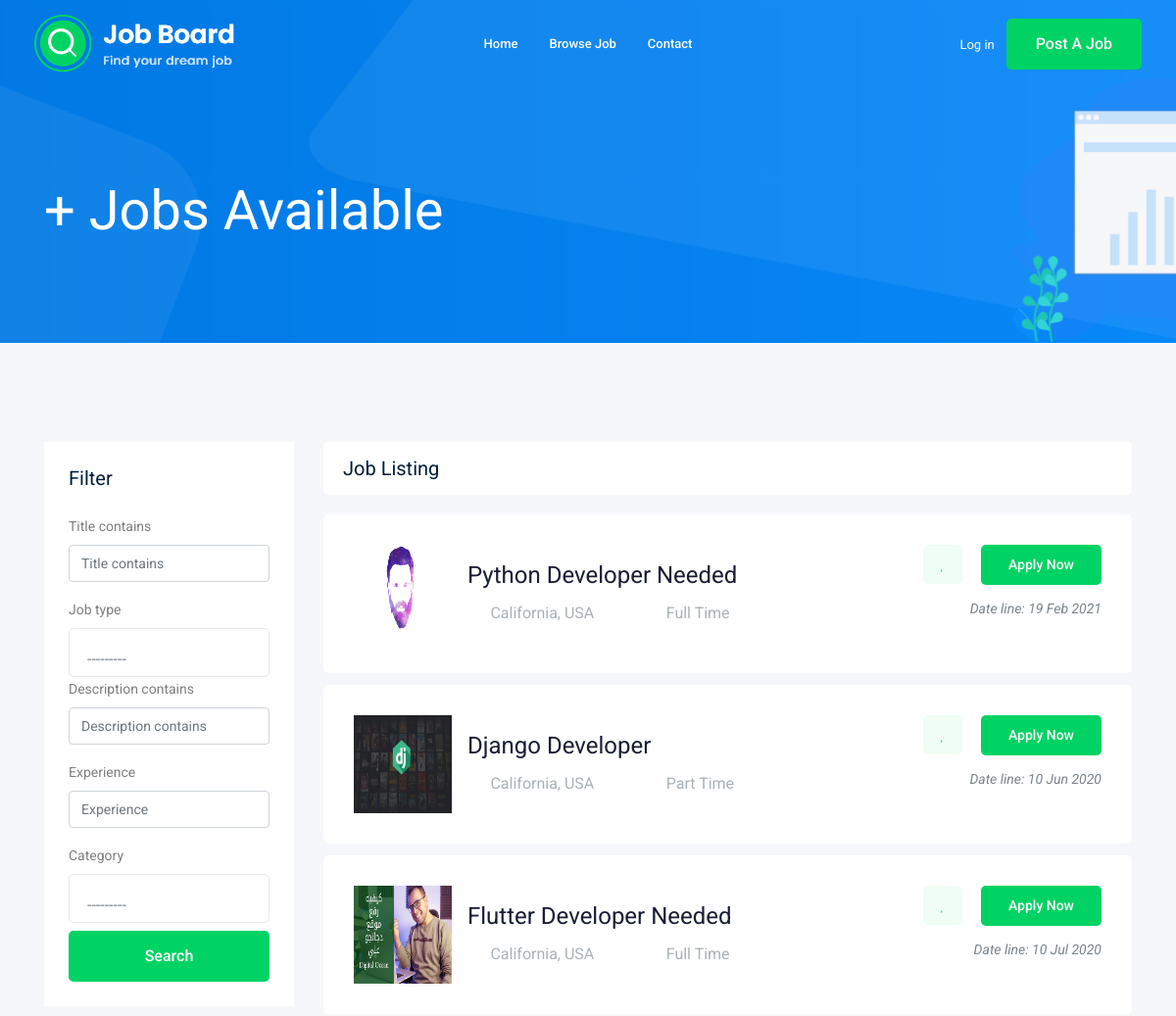
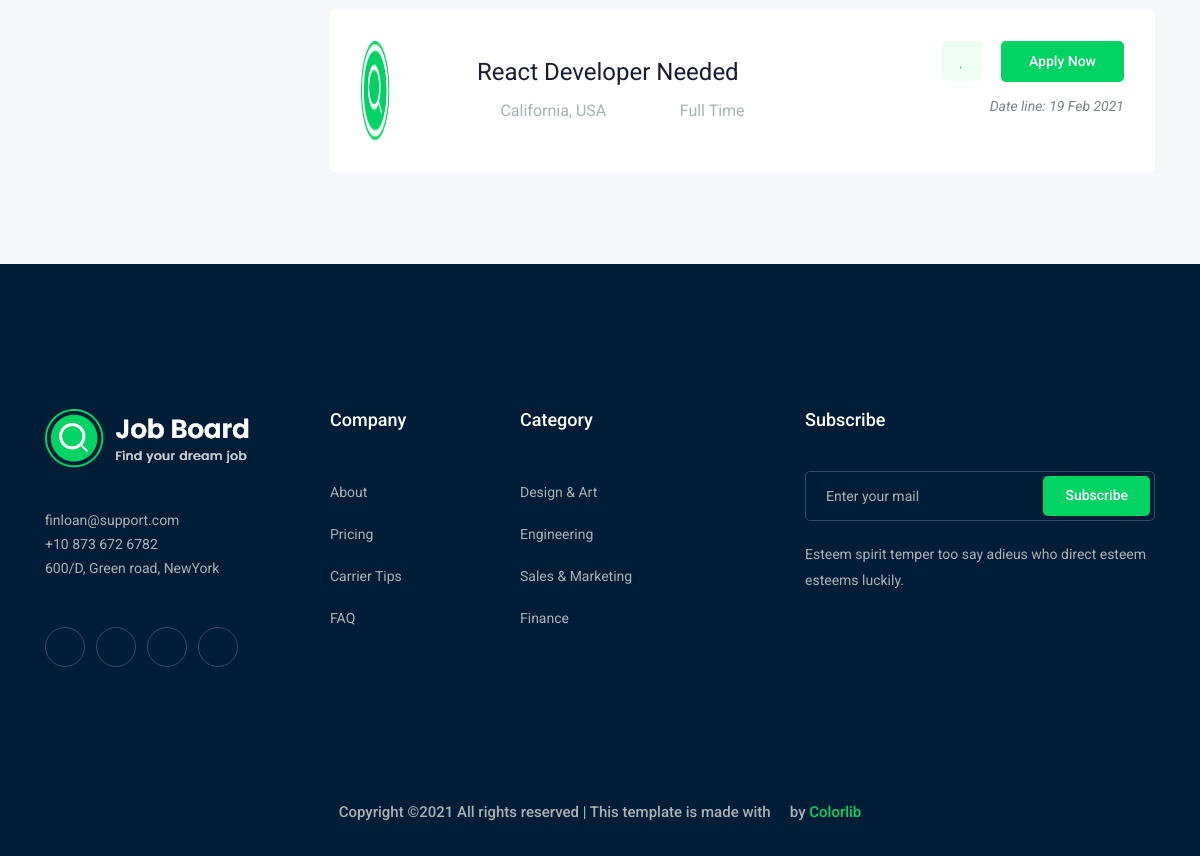
Screenshot of /jobs/ with the database file from the repository (2 pictures, top to bottom).
### job/models.py (models this page shows, shortened)
class Job(models.Model):  # table
    owner = models.ForeignKey(User, related_name='job_owner', on_delete=models.CASCADE)
    title = models.CharField(max_length=100)  # column
    job_type = models.CharField(max_length=15 , choices=JOB_TYPE)
    description = models.TextField(max_length=1000)
    published_at = models.DateTimeField(auto_now=True)
    Vacancy = models.IntegerField(default=1)
    salary = models.IntegerField(default=0)
    experience = models.IntegerField(default=1)
    category = models.ForeignKey('Category',on_delete=models.CASCADE)
    image = models.ImageField(upload_to=image_upload)
    slug = models.SlugField(blank=True, null=True)
    def __str__(self):
        return self.title

### job/views.py (the view)
# urls.py: path('',views.job_list , name='job_list'),
def job_list(request):
    job_list = Job.objects.all()
    myfilter = JobFilter(request.GET,queryset=job_list)
    job_list = myfilter.qs
    paginator = Paginator(job_list, 4) # Show 25 contacts per page.
    page_number = request.GET.get('page')
    page_obj = paginator.get_page(page_number)
    context = {'jobs' :page_obj , 'myfilter' : myfilter} # template name
    return render(request,'job/job_list.html',context)

### job/models.py (called while the page is built)
    def __str__(self):
        return self.name

### job/templates/job/job_list.html (shortened to what this page needs)
{% extends 'base.html' %}
{% load bootstrap4 %}
{% block body %}
    <div class="bradcam_area bradcam_bg_1">
        <div class="container">
            <div class="row">
                <div class="col-xl-12">
                    <div class="bradcam_text">
                        <h3>{{jobs.count}}+ Jobs Available</h3>
                    </div>
                </div>
            </div>
        </div>
    </div>
    <div class="job_listing_area plus_padding">
        <div class="container">
            <div class="row">
                <div class="col-lg-3">
                    <div class="job_filter white-bg">
                        <div class="form_inner white-bg">
                            <h3>Filter</h3>
                            <form method="GET">
                                {% bootstrap_form myfilter.form %}
                                <input type="submit" value="Search" class="boxed-btn3 w-100 mt-2">
                            </form>
                        </div>
                    </div>
                </div>
                <div class="col-lg-9">
                    <div class="recent_joblist_wrap">
                        <div class="recent_joblist white-bg ">
                            <div class="row align-items-center">
                                <div class="col-md-6">
                                    <h4>Job Listing</h4>
                                </div>
                                <div class="col-md-6">
                                </div>
                            </div>
                        </div>
                    </div>
                    <div class="job_lists m-0">
                        <div class="row">
                           {% for job in jobs %}
                            <div class="col-lg-12 col-md-12">
                                <div class="single_jobs white-bg d-flex justify-content-between">
                                    <div class="jobs_left d-flex align-items-center">
                                        <div class="mr-3">
                                            <img src="{{ job.image.url }}" width="100px" height="100px" alt="">
                                        </div>
                                        <div class="jobs_conetent">
                                            <a href="{% url 'jobs:job_detail' job.slug %}"><h4>{{job}}</h4></a>
                                            <div class="links_locat d-flex align-items-center">
                                                <div class="location">
                                                    <p> <i class="fa fa-map-marker"></i> California, USA</p>
                                                </div>
                                                <div class="location">
                                                    <p> <i class="fa fa-clock-o"></i> {{job.job_type}}</p>
                                                </div>
                                            </div>
                                        </div>
                                    </div>
                                    <div class="jobs_right">
                                        <div class="apply_now">
                                            <a class="heart_mark" href="#"> <i class="fa fa-heart"></i> </a>
                                            <a href="{% url 'jobs:job_detail' job.slug %}" class="boxed-btn3">Apply Now</a>
                                        </div>
                                        <div class="date">
                                            <p>Date line: {{job.published_at|date:'d M o'}}</p>
                                        </div>
                                    </div>
                                </div>
                            </div>
                            {% endfor %}
                        </div>
                    </div>
                </div>
            </div>
        </div>
    </div>
{% endblock body %}

### templates/base.html (shortened to what this page needs)
{% load static %}
<!doctype html>
<html class="no-js" lang="zxx">
<head>
    <link rel="stylesheet" href="{% static 'css/bootstrap.min.css' %}">
    <link rel="stylesheet" href="{% static 'css/owl.carousel.min.css' %}">
    <link rel="stylesheet" href="{% static 'css/magnific-popup.css' %}">
    <link rel="stylesheet" href="{% static 'css/font-awesome.min.css' %}">
    <link rel="stylesheet" href="{% static 'css/themify-icons.css' %}">
    <link rel="stylesheet" href="{% static 'css/nice-select.css' %}">
    <link rel="stylesheet" href="{% static 'css/flaticon.css' %}">
    <link rel="stylesheet" href="{% static 'css/jquery-ui.css' %}">
    <link rel="stylesheet" href="{% static 'css/gijgo.css' %}">
    <link rel="stylesheet" href="{% static 'css/animate.min.css' %}">
    <link rel="stylesheet" href="{% static 'css/slicknav.css' %}">
    <link rel="stylesheet" href="{% static 'css/style.css' %}">
</head>
<body>
    <header>
        <div class="header-area ">
            <div id="sticky-header" class="main-header-area">
                <div class="container-fluid ">
                    <div class="header_bottom_border">
                        <div class="row align-items-center">
                            <div class="col-xl-3 col-lg-2">
                                <div class="logo">
                                    <a href="index.html">
                                        <img src="{% static 'img/logo.png' %}" alt="">
                                    </a>
                                </div>
                            </div>
                            <div class="col-xl-6 col-lg-7">
                                <div class="main-menu  d-none d-lg-block">
                                    <nav>
                                        <ul id="navigation">
                                            <li><a href="/">home</a></li>
                                            <li><a href="{% url 'jobs:job_list' %}">Browse Job</a></li>
                                            <li><a href="{% url 'contact:contact' %}">Contact</a></li>
                                        </ul>
                                    </nav>
                                </div>
                            </div>
                            <div class="col-xl-3 col-lg-3 d-none d-lg-block">
                                <div class="Appointment">
                                    {% if request.user.is_authenticated %}
                                    <div class="phone_num d-none d-xl-block">
                                        <a href="{% url 'accounts:profile' %}">Profile</a>
                                    </div>
                                    {% else %}
                                        <div class="phone_num d-none d-xl-block">
                                            <a href="{% url 'login' %}">Log in</a>
                                        </div>
                                    {% endif %}
                                    <div class="d-none d-lg-block">
                                        <a class="boxed-btn3" href="{% url 'jobs:add_job' %}">Post a Job</a>
                                    </div>
                                </div>
                            </div>
                            <div class="col-12">
                            </div>
                        </div>
                    </div>
                </div>
            </div>
        </div>
    </header>
    {% block body %}
    {% endblock body %}
    <footer class="footer">
        <div class="footer_top">
            <div class="container">
                <div class="row">
                    <div class="col-xl-3 col-md-6 col-lg-3">
                        <div class="footer_widget wow fadeInUp" data-wow-duration="1s" data-wow-delay=".3s">
                            <div class="footer_logo">
                                <a href="#">
                                    <img src="{% static 'img/logo.png' %}" alt="">
                                </a>
                            </div>
                            <p>
                                finloan@support.com <br>
                                +10 873 672 6782 <br>
                                600/D, Green road, NewYork
                            </p>
                            <div class="socail_links">
                                <ul>
                                    <li>
                                        <a href="#">
                                            <i class="ti-facebook"></i>
                                        </a>
                                    </li>
                                    <li>
                                        <a href="#">
                                            <i class="fa fa-google-plus"></i>
                                        </a>
                                    </li>
                                    <li>
                                        <a href="#">
                                            <i class="fa fa-twitter"></i>
                                        </a>
                                    </li>
                                    <li>
                                        <a href="#">
                                            <i class="fa fa-instagram"></i>
                                        </a>
                                    </li>
                                </ul>
                            </div>
                        </div>
                    </div>
                    <div class="col-xl-2 col-md-6 col-lg-2">
                        <div class="footer_widget wow fadeInUp" data-wow-duration="1.1s" data-wow-delay=".4s">
                            <h3 class="footer_title">
                                Company
                            </h3>
                            <ul>
                                <li><a href="#">About </a></li>
                                <li><a href="#"> Pricing</a></li>
                                <li><a href="#">Carrier Tips</a></li>
                                <li><a href="#">FAQ</a></li>
                            </ul>
                        </div>
                    </div>
                    <div class="col-xl-3 col-md-6 col-lg-3">
                        <div class="footer_widget wow fadeInUp" data-wow-duration="1.2s" data-wow-delay=".5s">
                            <h3 class="footer_title">
                                Category
                            </h3>
                            <ul>
                                <li><a href="#">Design & Art</a></li>
                                <li><a href="#">Engineering</a></li>
                                <li><a href="#">Sales & Marketing</a></li>
                                <li><a href="#">Finance</a></li>
                            </ul>
                        </div>
                    </div>
                    <div class="col-xl-4 col-md-6 col-lg-4">
                        <div class="footer_widget wow fadeInUp" data-wow-duration="1.3s" data-wow-delay=".6s">
                            <h3 class="footer_title">
                                Subscribe
                            </h3>
                            <form action="#" class="newsletter_form">
                                <input type="text" placeholder="Enter your mail">
                                <button type="submit">Subscribe</button>
                            </form>
                            <p class="newsletter_text">Esteem spirit temper too say adieus who direct esteem esteems
                                luckily.</p>
                        </div>
                    </div>
                </div>
            </div>
        </div>
        <div class="copy-right_text wow fadeInUp" data-wow-duration="1.4s" data-wow-delay=".3s">
            <div class="container">
                <div class="row">
                    <div class="col-xl-12">
                        <p class="copy_right text-center">
Copyright &copy;<script>document.write(new Date().getFullYear());</script> All rights reserved | This template is made with <i class="fa fa-heart-o" aria-hidden="true"></i> by <a href="https://colorlib.com" target="_blank">Colorlib</a>
                        </p>
                    </div>
                </div>
            </div>
        </div>
    </footer>
</body>
</html>

### rows the page displays
Job: image (picture), title "Python Developer Needed", job_type "Full Time", published_at "19 Feb 2021"
Job: image (picture), title "Django Developer", job_type "Part Time", published_at "10 Jun 2020"
Job: image (placeholder picture), title "Flutter Developer Needed", job_type "Full Time", published_at "10 Jul 2020"
Job: image (picture), title "React Developer Needed", job_type "Full Time", published_at "19 Feb 2021"
